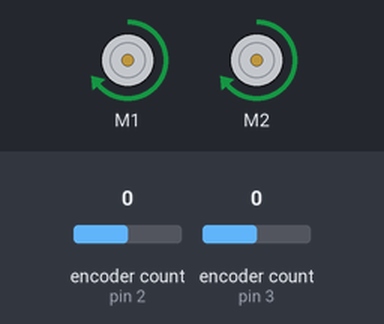
A sketch run on a simulated Arduino Uno, built with avr-gcc and run on an emulated ATmega328P. Parts: 2 × DC motor (green arrow = forward, orange = backward, longer = faster). The test bench sets the inputs (shaded band); at power-on: encoder count (sensors on pin 2, pin 3) 0.

Above: at 1.2 s.
1.3 s: encoder count (sensor on pin 2) set to 1
At 2.0 s:
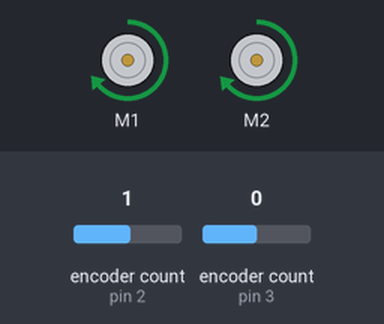
2.9 s: encoder count (sensor on pin 3) set to -1
At 3.7 s:
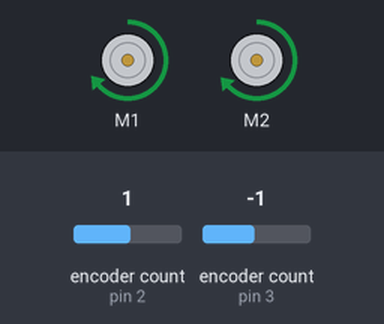
Timing chart, 0 to 5.9 s (numbered marks = the images above; inputs shaded):
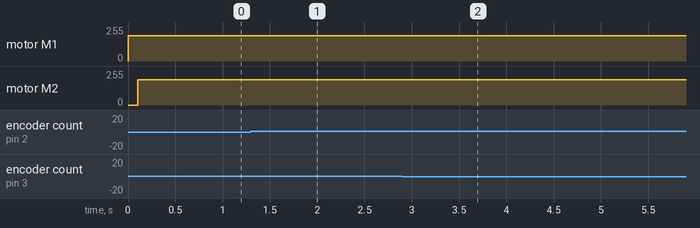

Measured:
- after the input at 1.3 s, motor M2: forward 191/255 → forward 190/255 after 0.11 s
- after the input at 2.9 s, motor M2: forward 190/255 → forward 189/255 after 0.12 s

The sketch:

straight_test.ino
```cpp
#include <Encoder.h>
#include <DualMC33926MotorShield.h>

#define POWER_PIN_RIGHT_WHEEL 8
#define POWER_PIN_LEFT_WHEEL 9
#define COUNTS_PER_REV 4480


const int kp = 4;

// M1: right
// M2 : left
// master: right/M1
// slave: left/M2

int masterPower = 300;
int slavePower = 300;

Encoder rightWheel(2,6);
Encoder leftWheel(3,5);

DualMC33926MotorShield motorShield;

long right_wheel_pos = -999;
long left_wheel_pos = -999;
float right_num_revs = 0;
float left_num_revs = 0;

void setup() {
  pinMode(POWER_PIN_RIGHT_WHEEL,OUTPUT);
  digitalWrite(POWER_PIN_RIGHT_WHEEL, HIGH);

  pinMode(POWER_PIN_LEFT_WHEEL,OUTPUT);
  digitalWrite(POWER_PIN_LEFT_WHEEL, HIGH);

  motorShield.init();
  motorShield.setM1Speed(masterPower);
  //motorShield.setM2Speed(slavePower);

  resetEncoders();
}


void loop() {
  readEncoder();
  adjustMotorPowers();
  motorShield.setM2Speed(slavePower);
}

void adjustMotorPowers(){
  int error = right_wheel_pos - left_wheel_pos;
  slavePower -= error/kp;
  resetEncoders();
  delay(100);
}

void resetEncoders(){
  rightWheel.write(0);
  leftWheel.write(0);
  right_wheel_pos = 0;
  left_wheel_pos = 0;
}

void readEncoder(){
  long new_right_pos = rightWheel.read();
  long new_left_pos = leftWheel.read();

  if(new_right_pos != right_wheel_pos || new_left_pos != left_wheel_pos){
     right_wheel_pos = new_right_pos;
     right_num_revs = (float)right_wheel_pos/COUNTS_PER_REV;
     left_wheel_pos = new_left_pos;
     left_num_revs =  (float)left_wheel_pos/COUNTS_PER_REV;
  }
}
```
